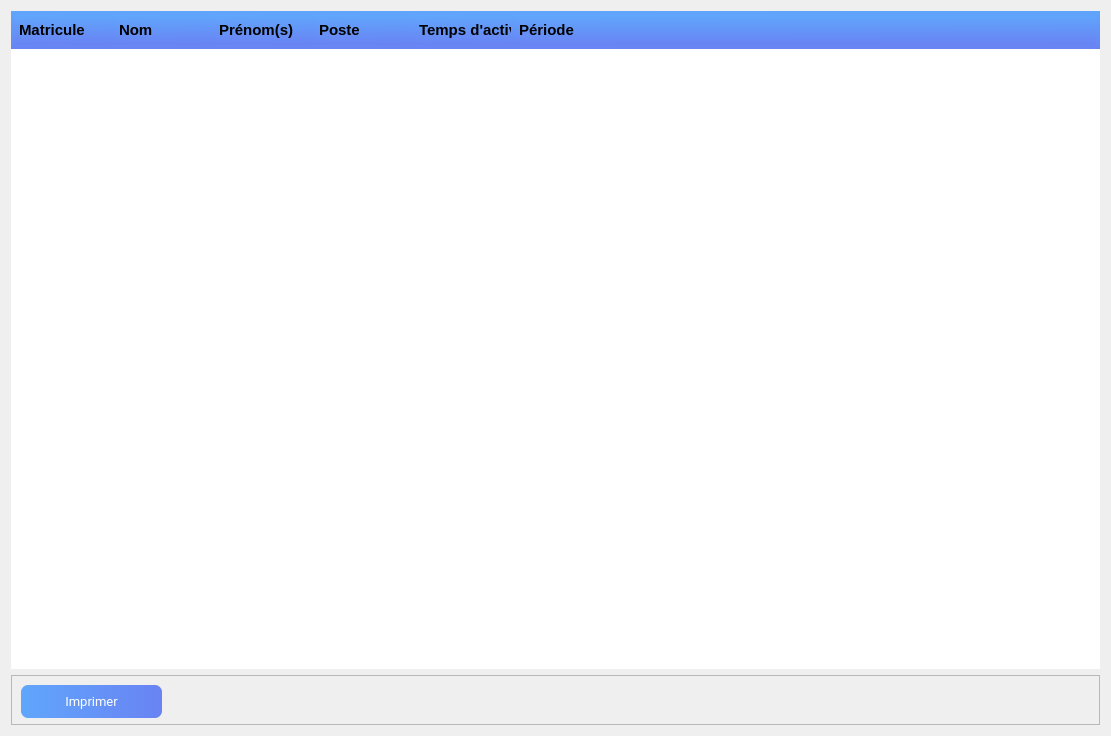
<?xml version="1.0" encoding="UTF-8"?>
<ui version="4.0">
 <class>Form</class>
 <widget class="QWidget" name="Form">
  <property name="geometry">
   <rect>
    <x>0</x>
    <y>0</y>
    <width>1111</width>
    <height>736</height>
   </rect>
  </property>
  <property name="windowTitle">
   <string>POINTAGE</string>
  </property>
  <property name="windowIcon">
   <iconset resource="img.qrc">
    <normaloff>:/Ressource/Images/ASRH_logo.png</normaloff>:/Ressource/Images/ASRH_logo.png</iconset>
  </property>
  <layout class="QVBoxLayout" name="verticalLayout">
   <item>
    <widget class="QStackedWidget" name="StackedWidgetHistorique">
     <property name="styleSheet">
      <string notr="true">QWidget#PaginationPage1{
border-radius:4px;
background-color: rgb(255, 255, 255);
}
QHeaderView,QHeaderView::section {
	background-color: qlineargradient(spread:pad, x1:0.489, y1:0, x2:0.522, y2:1, stop:0 rgba(96, 166, 252, 255), stop:1 rgba(105, 131, 243, 255));
	height:30px;
    color: &quot;#eee&quot;;
	font-weight:bold;
    font-size: 15px;
    padding: 4px;
	border:none;
}

QTreeWidget#TableauPointageE,QTreeWidget#TableauPointageO{
border:none;
}


QTreeWidget#TableauHistorique:item{
	background-color: qlineargradient(spread:pad, x1:0.489, y1:0, x2:0.522, y2:1, stop:0 rgba(96, 166, 252, 0.2), stop:1 rgba(105, 131, 243, 0.2));
}
QTreeWidget#TableauHistorique:item:hover{
	background-color: qlineargradient(spread:pad, x1:0.489, y1:0, x2:0.522, y2:1, stop:0 rgba(96, 166, 252, 0.3), stop:1 rgba(105, 131, 243, 0.3));
}
QTreeWidget#TableauHistorique:item:selected{
	background-color: qlineargradient(spread:pad, x1:0.489, y1:0, x2:0.522, y2:1, stop:0 rgba(96, 166, 252, 0.6), stop:1 rgba(105, 131, 243, 0.6));
}
</string>
     </property>
     <property name="frameShape">
      <enum>QFrame::NoFrame</enum>
     </property>
     <property name="frameShadow">
      <enum>QFrame::Raised</enum>
     </property>
     <property name="currentIndex">
      <number>0</number>
     </property>
     <widget class="QWidget" name="StackedWidgetHistoriquePage1">
      <layout class="QVBoxLayout" name="verticalLayout_2">
       <property name="spacing">
        <number>0</number>
       </property>
       <property name="leftMargin">
        <number>0</number>
       </property>
       <property name="topMargin">
        <number>0</number>
       </property>
       <property name="rightMargin">
        <number>0</number>
       </property>
       <property name="bottomMargin">
        <number>0</number>
       </property>
       <item>
        <widget class="QTreeWidget" name="TableauPointageE">
         <property name="font">
          <font>
           <pointsize>11</pointsize>
          </font>
         </property>
         <column>
          <property name="text">
           <string>Matricule</string>
          </property>
         </column>
         <column>
          <property name="text">
           <string>Nom</string>
          </property>
         </column>
         <column>
          <property name="text">
           <string>Prénom(s)</string>
          </property>
         </column>
         <column>
          <property name="text">
           <string>Poste</string>
          </property>
         </column>
         <column>
          <property name="text">
           <string>Temps d'activité(En jour)</string>
          </property>
         </column>
         <column>
          <property name="text">
           <string>Période</string>
          </property>
         </column>
        </widget>
       </item>
      </layout>
     </widget>
     <widget class="QWidget" name="page">
      <property name="styleSheet">
       <string notr="true">QWidget#TableauPointageO{
	border:none;
}</string>
      </property>
      <layout class="QVBoxLayout" name="verticalLayout_3">
       <property name="spacing">
        <number>0</number>
       </property>
       <property name="leftMargin">
        <number>0</number>
       </property>
       <property name="topMargin">
        <number>0</number>
       </property>
       <property name="rightMargin">
        <number>0</number>
       </property>
       <property name="bottomMargin">
        <number>0</number>
       </property>
       <item>
        <widget class="QTreeWidget" name="TableauPointageO">
         <property name="font">
          <font>
           <pointsize>11</pointsize>
          </font>
         </property>
         <column>
          <property name="text">
           <string>Matricule</string>
          </property>
         </column>
         <column>
          <property name="text">
           <string>Nom</string>
          </property>
         </column>
         <column>
          <property name="text">
           <string>Prénom(s)</string>
          </property>
         </column>
         <column>
          <property name="text">
           <string>Poste</string>
          </property>
         </column>
         <column>
          <property name="text">
           <string>Temps d'activité(En heure)</string>
          </property>
         </column>
         <column>
          <property name="text">
           <string>Période</string>
          </property>
         </column>
        </widget>
       </item>
      </layout>
     </widget>
    </widget>
   </item>
   <item>
    <widget class="QFrame" name="Footer">
     <property name="minimumSize">
      <size>
       <width>0</width>
       <height>50</height>
      </size>
     </property>
     <property name="maximumSize">
      <size>
       <width>16777215</width>
       <height>50</height>
      </size>
     </property>
     <property name="styleSheet">
      <string notr="true">

QPushButton{
	color:#fff;
	border-radius:7px;
	background-color: qlineargradient(spread:pad, x1:0, y1:0, x2:1, y2:0, stop:0 rgba(96, 166, 252, 255), stop:1 rgba(105, 131, 243, 255));

}
QPushButton:pressed{
background-color: qlineargradient(spread:pad, x1:0, y1:0, x2:1, y2:0, stop:0 rgba(104, 176, 255, 255), stop:1 rgba(115, 141, 253, 255));
}</string>
     </property>
     <property name="frameShape">
      <enum>QFrame::StyledPanel</enum>
     </property>
     <property name="frameShadow">
      <enum>QFrame::Raised</enum>
     </property>
     <layout class="QHBoxLayout" name="horizontalLayout_2">
      <item>
       <widget class="QPushButton" name="ImprimerBtn">
        <property name="minimumSize">
         <size>
          <width>141</width>
          <height>33</height>
         </size>
        </property>
        <property name="font">
         <font>
          <family>Roboto</family>
          <pointsize>10</pointsize>
         </font>
        </property>
        <property name="text">
         <string>Imprimer</string>
        </property>
        <property name="icon">
         <iconset resource="img.qrc">
          <normaloff>:/BlancIcone/Images/BlancIcon/printer.svg</normaloff>:/BlancIcone/Images/BlancIcon/printer.svg</iconset>
        </property>
       </widget>
      </item>
      <item>
       <spacer name="horizontalSpacer_2">
        <property name="orientation">
         <enum>Qt::Horizontal</enum>
        </property>
        <property name="sizeHint" stdset="0">
         <size>
          <width>40</width>
          <height>20</height>
         </size>
        </property>
       </spacer>
      </item>
     </layout>
    </widget>
   </item>
  </layout>
 </widget>
 <resources>
  <include location="img.qrc"/>
 </resources>
 <connections/>
</ui>
